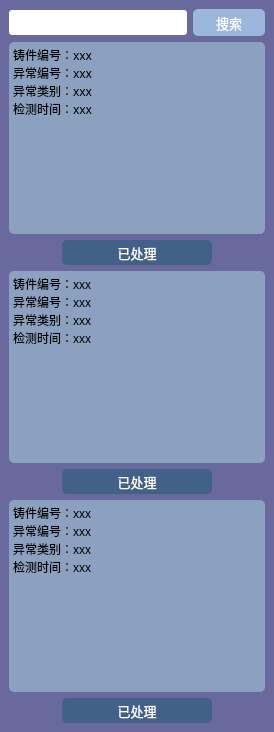
  <widget class="QDockWidget" name="dockWidget_3">
   <property name="minimumSize">
    <size>
     <width>268</width>
     <height>475</height>
    </size>
   </property>
   <property name="maximumSize">
    <size>
     <width>293</width>
     <height>16775</height>
    </size>
   </property>
   <property name="font">
    <font>
     <family>黑体</family>
    </font>
   </property>
   <property name="autoFillBackground">
    <bool>false</bool>
   </property>
   <property name="styleSheet">
    <string notr="true">background-color: rgb(61, 98, 136);
color: rgb(255, 255, 255);
</string>
   </property>
   <property name="floating">
    <bool>false</bool>
   </property>
   <property name="windowTitle">
    <string>任务流水</string>
   </property>
   <attribute name="dockWidgetArea">
    <number>2</number>
   </attribute>
   <widget class="QWidget" name="dockWidgetContents_3">
    <property name="styleSheet">
     <string notr="true">background-color: rgb(105, 105, 157)</string>
    </property>
    <layout class="QVBoxLayout" name="verticalLayout_4">
     <item>
      <layout class="QHBoxLayout" name="horizontalLayout_13">
       <item>
        <widget class="QLineEdit" name="lineEdit_3">
         <property name="minimumSize">
          <size>
           <width>0</width>
           <height>25</height>
          </size>
         </property>
         <property name="font">
          <font>
           <family>黑体</family>
          </font>
         </property>
         <property name="styleSheet">
          <string notr="true">background-color: rgb(255, 255, 255);border-radius:3px;</string>
         </property>
        </widget>
       </item>
       <item>
        <widget class="QPushButton" name="pushButton_18">
         <property name="minimumSize">
          <size>
           <width>72</width>
           <height>27</height>
          </size>
         </property>
         <property name="font">
          <font>
           <family>黑体</family>
           <pointsize>10</pointsize>
          </font>
         </property>
         <property name="styleSheet">
          <string notr="true">background-color: rgb(155, 183, 220);border-radius:5px;</string>
         </property>
         <property name="text">
          <string>搜索</string>
         </property>
        </widget>
       </item>
      </layout>
     </item>
     <item>
      <layout class="QVBoxLayout" name="verticalLayout">
       <item>
        <widget class="QTextBrowser" name="textBrowser">
         <property name="font">
          <font>
           <family>黑体</family>
          </font>
         </property>
         <property name="styleSheet">
          <string notr="true">background-color: rgba(163, 201, 214, 150);color: rgb(0,0,0);border-radius:5px;</string>
         </property>
         <property name="frameShape">
          <enum>QFrame::Box</enum>
         </property>
         <property name="frameShadow">
          <enum>QFrame::Raised</enum>
         </property>
         <property name="html">
          <string>&lt;!DOCTYPE HTML PUBLIC &quot;-//W3C//DTD HTML 4.0//EN&quot; &quot;http://www.w3.org/TR/REC-html40/strict.dtd&quot;&gt;
&lt;html&gt;&lt;head&gt;&lt;meta name=&quot;qrichtext&quot; content=&quot;1&quot; /&gt;&lt;style type=&quot;text/css&quot;&gt;
p, li { white-space: pre-wrap; }
&lt;/style&gt;&lt;/head&gt;&lt;body style=&quot; font-family:'黑体'; font-size:9pt; font-weight:400; font-style:normal;&quot;&gt;
&lt;p style=&quot; margin-top:0px; margin-bottom:0px; margin-left:0px; margin-right:0px; -qt-block-indent:0; text-indent:0px;&quot;&gt;&lt;span style=&quot; font-family:'SimSun';&quot;&gt;铸件编号：xxx&lt;/span&gt;&lt;/p&gt;
&lt;p style=&quot; margin-top:0px; margin-bottom:0px; margin-left:0px; margin-right:0px; -qt-block-indent:0; text-indent:0px;&quot;&gt;&lt;span style=&quot; font-family:'SimSun';&quot;&gt;异常编号：xxx&lt;/span&gt;&lt;/p&gt;
&lt;p style=&quot; margin-top:0px; margin-bottom:0px; margin-left:0px; margin-right:0px; -qt-block-indent:0; text-indent:0px;&quot;&gt;&lt;span style=&quot; font-family:'SimSun';&quot;&gt;异常类别：xxx&lt;/span&gt;&lt;/p&gt;
&lt;p style=&quot; margin-top:0px; margin-bottom:0px; margin-left:0px; margin-right:0px; -qt-block-indent:0; text-indent:0px;&quot;&gt;&lt;span style=&quot; font-family:'SimSun';&quot;&gt;检测时间：xxx&lt;/span&gt;&lt;/p&gt;&lt;/body&gt;&lt;/html&gt;</string>
         </property>
        </widget>
       </item>
       <item>
        <layout class="QHBoxLayout" name="horizontalLayout_17">
         <item>
          <spacer name="horizontalSpacer_7">
           <property name="orientation">
            <enum>Qt::Horizontal</enum>
           </property>
           <property name="sizeHint" stdset="0">
            <size>
             <width>40</width>
             <height>20</height>
            </size>
           </property>
          </spacer>
         </item>
         <item>
          <widget class="QPushButton" name="pushButton_19">
           <property name="sizePolicy">
            <sizepolicy hsizetype="Minimum" vsizetype="Fixed">
             <horstretch>0</horstretch>
             <verstretch>0</verstretch>
            </sizepolicy>
           </property>
           <property name="minimumSize">
            <size>
             <width>150</width>
             <height>25</height>
            </size>
           </property>
           <property name="maximumSize">
            <size>
             <width>150</width>
             <height>16777215</height>
            </size>
           </property>
           <property name="font">
            <font>
             <family>黑体</family>
             <pointsize>10</pointsize>
            </font>
           </property>
           <property name="styleSheet">
            <string notr="true">background-color: rgb(65, 97, 136);border-radius:5px;</string>
           </property>
           <property name="text">
            <string>已处理</string>
           </property>
          </widget>
         </item>
         <item>
          <spacer name="horizontalSpacer_9">
           <property name="orientation">
            <enum>Qt::Horizontal</enum>
           </property>
           <property name="sizeHint" stdset="0">
            <size>
             <width>40</width>
             <height>20</height>
            </size>
           </property>
          </spacer>
         </item>
        </layout>
       </item>
       <item>
        <widget class="QTextBrowser" name="textBrowser_2">
         <property name="styleSheet">
          <string notr="true">background-color: rgb(163, 201, 214, 150);
border-color: rgb(123, 180, 232);color: rgb(0,0,0);border-radius:5px;</string>
         </property>
         <property name="frameShape">
          <enum>QFrame::Box</enum>
         </property>
         <property name="frameShadow">
          <enum>QFrame::Raised</enum>
         </property>
         <property name="html">
          <string>&lt;!DOCTYPE HTML PUBLIC &quot;-//W3C//DTD HTML 4.0//EN&quot; &quot;http://www.w3.org/TR/REC-html40/strict.dtd&quot;&gt;
&lt;html&gt;&lt;head&gt;&lt;meta name=&quot;qrichtext&quot; content=&quot;1&quot; /&gt;&lt;style type=&quot;text/css&quot;&gt;
p, li { white-space: pre-wrap; }
&lt;/style&gt;&lt;/head&gt;&lt;body style=&quot; font-family:'SimSun'; font-size:9pt; font-weight:400; font-style:normal;&quot;&gt;
&lt;p style=&quot; margin-top:0px; margin-bottom:0px; margin-left:0px; margin-right:0px; -qt-block-indent:0; text-indent:0px;&quot;&gt;铸件编号：xxx&lt;/p&gt;
&lt;p style=&quot; margin-top:0px; margin-bottom:0px; margin-left:0px; margin-right:0px; -qt-block-indent:0; text-indent:0px;&quot;&gt;异常编号：xxx&lt;/p&gt;
&lt;p style=&quot; margin-top:0px; margin-bottom:0px; margin-left:0px; margin-right:0px; -qt-block-indent:0; text-indent:0px;&quot;&gt;异常类别：xxx&lt;/p&gt;
&lt;p style=&quot; margin-top:0px; margin-bottom:0px; margin-left:0px; margin-right:0px; -qt-block-indent:0; text-indent:0px;&quot;&gt;检测时间：xxx&lt;/p&gt;&lt;/body&gt;&lt;/html&gt;</string>
         </property>
        </widget>
       </item>
       <item>
        <layout class="QHBoxLayout" name="horizontalLayout_23">
         <item>
          <spacer name="horizontalSpacer_14">
           <property name="orientation">
            <enum>Qt::Horizontal</enum>
           </property>
           <property name="sizeHint" stdset="0">
            <size>
             <width>40</width>
             <height>20</height>
            </size>
           </property>
          </spacer>
         </item>
         <item>
          <widget class="QPushButton" name="pushButton_21">
           <property name="minimumSize">
            <size>
             <width>150</width>
             <height>25</height>
            </size>
           </property>
           <property name="maximumSize">
            <size>
             <width>150</width>
             <height>16777215</height>
            </size>
           </property>
           <property name="font">
            <font>
             <family>黑体</family>
             <pointsize>10</pointsize>
            </font>
           </property>
           <property name="styleSheet">
            <string notr="true">background-color: rgb(65, 97, 136);border-radius:5px;</string>
           </property>
           <property name="text">
            <string>已处理</string>
           </property>
          </widget>
         </item>
         <item>
          <spacer name="horizontalSpacer_13">
           <property name="orientation">
            <enum>Qt::Horizontal</enum>
           </property>
           <property name="sizeHint" stdset="0">
            <size>
             <width>40</width>
             <height>20</height>
            </size>
           </property>
          </spacer>
         </item>
        </layout>
       </item>
       <item>
        <widget class="QTextBrowser" name="textBrowser_3">
         <property name="styleSheet">
          <string notr="true">background-color: rgba(163, 201, 214, 150);color: rgb(0,0,0);border-radius:5px;</string>
         </property>
         <property name="frameShape">
          <enum>QFrame::Box</enum>
         </property>
         <property name="frameShadow">
          <enum>QFrame::Raised</enum>
         </property>
         <property name="html">
          <string>&lt;!DOCTYPE HTML PUBLIC &quot;-//W3C//DTD HTML 4.0//EN&quot; &quot;http://www.w3.org/TR/REC-html40/strict.dtd&quot;&gt;
&lt;html&gt;&lt;head&gt;&lt;meta name=&quot;qrichtext&quot; content=&quot;1&quot; /&gt;&lt;style type=&quot;text/css&quot;&gt;
p, li { white-space: pre-wrap; }
&lt;/style&gt;&lt;/head&gt;&lt;body style=&quot; font-family:'SimSun'; font-size:9pt; font-weight:400; font-style:normal;&quot;&gt;
&lt;p style=&quot; margin-top:0px; margin-bottom:0px; margin-left:0px; margin-right:0px; -qt-block-indent:0; text-indent:0px;&quot;&gt;铸件编号：xxx&lt;/p&gt;
&lt;p style=&quot; margin-top:0px; margin-bottom:0px; margin-left:0px; margin-right:0px; -qt-block-indent:0; text-indent:0px;&quot;&gt;异常编号：xxx&lt;/p&gt;
&lt;p style=&quot; margin-top:0px; margin-bottom:0px; margin-left:0px; margin-right:0px; -qt-block-indent:0; text-indent:0px;&quot;&gt;异常类别：xxx&lt;/p&gt;
&lt;p style=&quot; margin-top:0px; margin-bottom:0px; margin-left:0px; margin-right:0px; -qt-block-indent:0; text-indent:0px;&quot;&gt;检测时间：xxx&lt;/p&gt;&lt;/body&gt;&lt;/html&gt;</string>
         </property>
        </widget>
       </item>
       <item>
        <layout class="QHBoxLayout" name="horizontalLayout_39">
         <item>
          <spacer name="horizontalSpacer_16">
           <property name="orientation">
            <enum>Qt::Horizontal</enum>
           </property>
           <property name="sizeHint" stdset="0">
            <size>
             <width>40</width>
             <height>20</height>
            </size>
           </property>
          </spacer>
         </item>
         <item>
          <widget class="QPushButton" name="pushButton_20">
           <property name="minimumSize">
            <size>
             <width>150</width>
             <height>25</height>
            </size>
           </property>
           <property name="maximumSize">
            <size>
             <width>150</width>
             <height>16777215</height>
            </size>
           </property>
           <property name="font">
            <font>
             <family>黑体</family>
             <pointsize>10</pointsize>
            </font>
           </property>
           <property name="styleSheet">
            <string notr="true">background-color: rgb(65, 97, 136);border-radius:5px;</string>
           </property>
           <property name="text">
            <string>已处理</string>
           </property>
          </widget>
         </item>
         <item>
          <spacer name="horizontalSpacer_15">
           <property name="orientation">
            <enum>Qt::Horizontal</enum>
           </property>
           <property name="sizeHint" stdset="0">
            <size>
             <width>40</width>
             <height>20</height>
            </size>
           </property>
          </spacer>
         </item>
        </layout>
       </item>
      </layout>
     </item>
    </layout>
   </widget>
  </widget>
